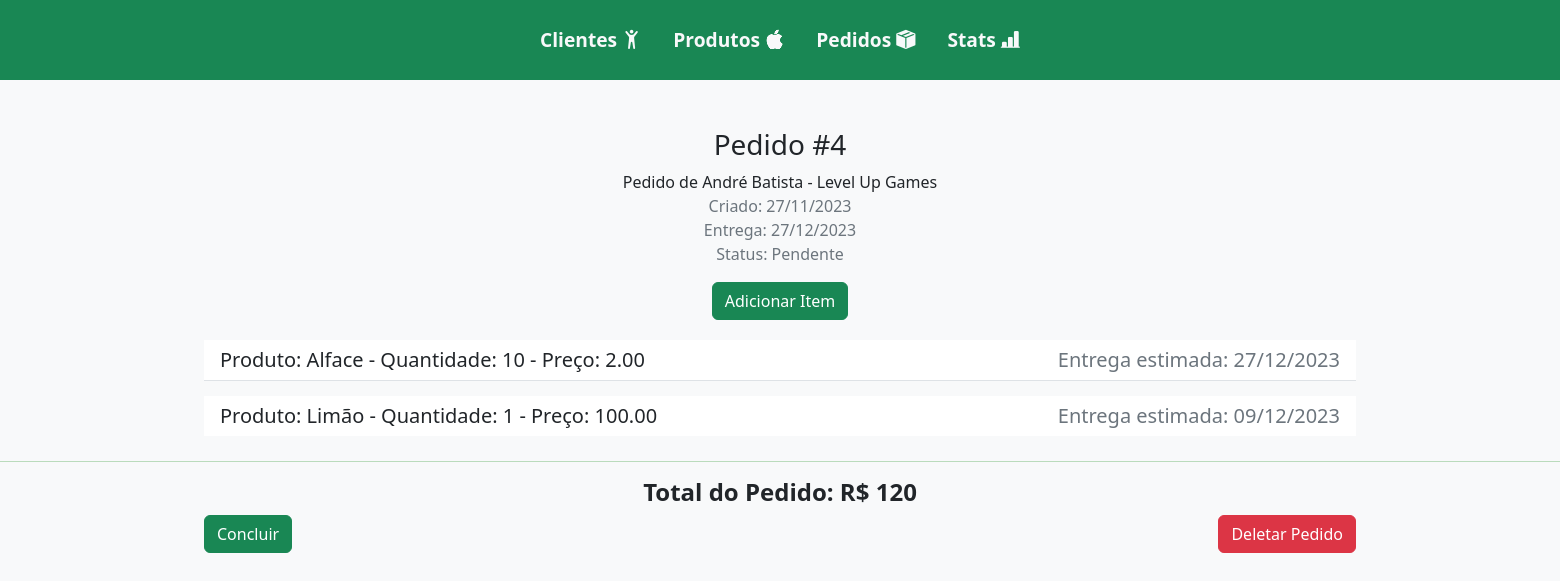
Page /detalhes_item_pedido/4/ on the committed database.
### fazenda/models.py (models this page shows, shortened)
class Pedido(models.Model):
    cliente = models.ForeignKey(Cliente, on_delete=models.CASCADE)
    produtos = models.ManyToManyField(Produto, through="ItemPedido")
    data_pedido = models.DateField(auto_now_add=True)
    status = models.CharField(
        max_length=10,
        choices=(
            ("Pendente", "Pendente"),
            ("Concluído", "Concluído"),
        ),
        default="Pendente",
    )
    def maior_tempo_preparo(self):
        tempos_preparo = self.produtos.all().values_list("tempo_preparo", flat=True)
        if tempos_preparo:
            return max(tempos_preparo)
        return 0
    def data_entrega(self):
        maior_tempo = self.maior_tempo_preparo()
        if maior_tempo > 0:
            return self.data_pedido + timedelta(days=maior_tempo)
        return self.data_pedido

class Cliente(models.Model):
    nome = models.CharField(max_length=100)
    empresa = models.CharField(max_length=100, blank=True, null=True)
    telefone = models.CharField(max_length=20)

class ItemPedido(models.Model):
    pedido = models.ForeignKey(Pedido, on_delete=models.CASCADE)
    produto = models.ForeignKey(Produto, on_delete=models.CASCADE)
    quantidade = models.PositiveIntegerField()
    preco = models.DecimalField(max_digits=5, decimal_places=2)
    marcado = models.BooleanField(default=False)
    def data_entrega_produto(self):
        data_pedido = self.pedido.data_pedido
        tempo_preparo_produto = self.produto.tempo_preparo
        if data_pedido and tempo_preparo_produto:
            return data_pedido + timedelta(days=tempo_preparo_produto)
        return None

class Produto(models.Model):
    nome = models.CharField(max_length=100)
    tempo_preparo = models.PositiveIntegerField()

### fazenda/views.py (the view)
def detalhes_item_pedido(request, pk):
    pedido = get_object_or_404(Pedido, pk=pk)
    pedido.total_pedido = (
        pedido.itempedido_set.aggregate(total=Sum(F("quantidade") * F("preco")))[
            "total"
        ]
        or 0
    )  # Caso não haja itens no pedido
    return render(request, "detalhes_item_pedido.html", {"pedido": pedido})

### fazenda/templates/detalhes_item_pedido.html (shortened to what this page needs)
{% extends 'base.html' %}
{% block content %}
    {% load static %}
    <div class="container-fluid d-flex flex-column justify-content-center align-items-center">
        <h3>Pedido #{{ pedido.id }}</h3>
        Pedido de {{ pedido.cliente.nome }} - {{ pedido.cliente.empresa }}
        <span class="text-secondary">Criado: {{ pedido.data_pedido|date:"d/m/Y" }}</span>
        <span class="text-secondary">Entrega: {{ pedido.data_entrega|date:"d/m/Y" }}</span>
        <span class="text-secondary">Status: {{ pedido.status }}</span>
        {% if pedido.status != 'Concluído' %}
            <a href="{% url 'adicionar_item_pedido' pedido.id %}" class="btn btn-success mb-3 mt-3">Adicionar Item</a>
        {% endif %}
        <ul class="h5 list-group list-group-flush w-75 d-flex flex-column justify-content-center align-items-center">
            {% for item_pedido in pedido.itempedido_set.all %}
                <li class="list-group-item list-group-item-action d-flex justify-content-between align-items-center list">
                    Produto: {{ item_pedido.produto.nome }} - Quantidade: {{ item_pedido.quantidade }} - Preço: {{ item_pedido.preco }}
                    {% if item_pedido.data_entrega_produto %}
                        <span class="text-secondary">Entrega estimada: {{ item_pedido.data_entrega_produto|date:"d/m/Y" }}</span>
                    {% else %}
                        <span class="text-secondary">Entrega estimada indisponível</span>
                    {% endif %}
                </li>
            {% endfor %}
        </ul>
        <hr>
        <h4><strong>Total do Pedido: R$ {{ pedido.total_pedido }}</strong></h4>
        <div class="d-flex justify-content-between align-items-center w-75">
            {% if pedido.status == 'Concluído' %}
                <a href="{% url 'concluir_pedido' pedido.id %}" class="btn btn-warning">Desfazer</a>
            {% else %}
                <a href="{% url 'concluir_pedido' pedido.id %}" class="btn btn-success">Concluir</a>
            {% endif %}
            <a href="{% url 'deletar_pedido' pedido.id %}" class="btn btn-danger">Deletar Pedido</a>
        </div>
    </div>
{% endblock %}

### fazenda/templates/base.html (style rules this page uses)
* { margin: 0; padding: 0; }
body { overflow-x: hidden; }
.list { margin-top: 0.3rem; margin-bottom: 0.6rem; }
hr { width: 200%; color: green; }

### rows in the picture
Pedido: id "4", cliente.nome "André Batista", cliente.empresa "Level Up Games", data_pedido "27/11/2023", data_entrega "27/12/2023", status "Pendente", total_pedido "120"
ItemPedido: produto.nome "Alface", quantidade "10", preco "2.00", data_entrega_produto "27/12/2023"
ItemPedido: produto.nome "Limão", quantidade "1", preco "100.00", data_entrega_produto "09/12/2023"
